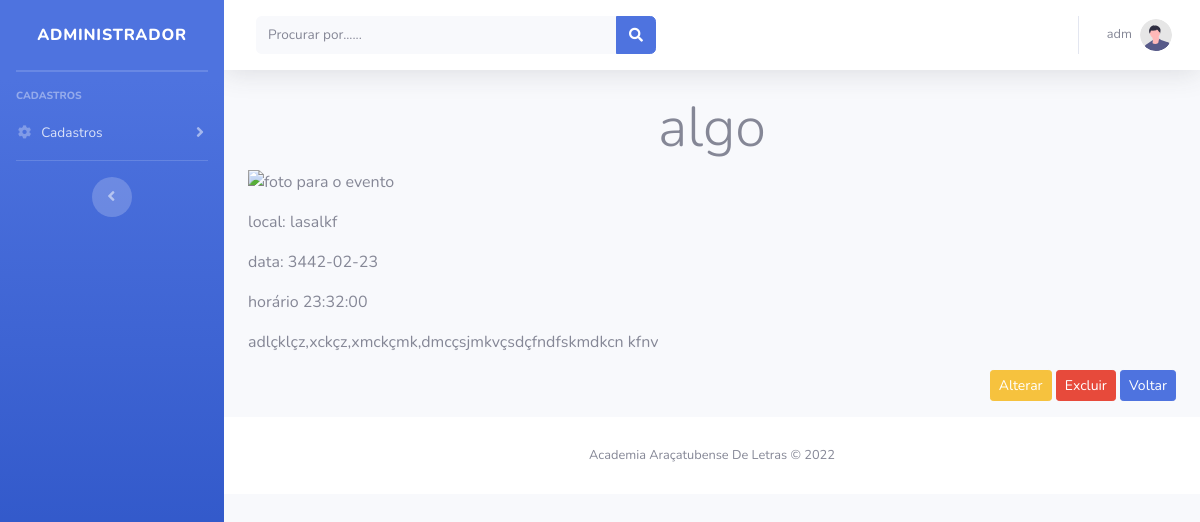
The app's page /modulos/eventos/visualizar.php?idEve=12 (signed in) with its own data.
### tables this page shows
CREATE TABLE `usuario` (
  `id` int(11) NOT NULL,
  `nome` varchar(150) NOT NULL,
  `email` varchar(100) NOT NULL,
  `telefone` bigint(20) NOT NULL,
  `senha` varchar(20) NOT NULL
);

CREATE TABLE `eventos` (
  `idEve` int(11) NOT NULL,
  `nomeEve` varchar(150) NOT NULL,
  `localEve` varchar(250) NOT NULL,
  `dataEve` date NOT NULL,
  `horaEve` time NOT NULL,
  `descricaoEve` varchar(300) NOT NULL,
  `imagemEve` varchar(200) NOT NULL
);

### config.php (called while the page is built, shortened)
<?php
    include_once path('funcoes/conexao.php');
    function arquivo($file)
    {
        return ROOT_PATH . $file;
    }
    function path($file)
    {
        return ROOT_DIR . '/' . $file;
    }
    function usuario()
    {
        $id = $_SESSION['usuario'];
        $sql = "SELECT * FROM usuario WHERE id = $id";
        $query = $GLOBALS['conexaoBanco']->query($sql);
        return $query->fetch();
    }

### funcoes/conexao.php (called while the page is built, shortened)
<?php
    function retornaDado($sql)
    {
        $pdo = $GLOBALS['conexaoBanco'];
        $resultado = $pdo->query($sql);
        return $resultado->fetch();
    }
?>

### modulos/eventos/visualizar.php (the view, shortened to what this page needs)
<!DOCTYPE html>
<html lang="pt-br">
<?php
include '../../config.php';
if (!empty($_GET['idEve'])) {
    $id = $_GET['idEve'];
}
$sql = 'SELECT * FROM eventos where idEve= ' . $id . ' ';
$evento = retornaDado($sql);
foreach (retornaDado($sql) as $row) {
    $id = $evento['idEve'];
    $nome = $evento['nomeEve'];
    $local = $evento['localEve'];
    $data = $evento['dataEve'];
    $hora = $evento['horaEve'];
    $descricao = $evento['descricaoEve'];
    $imagem = $evento['imagemEve'];
}
?>
<?php include_once path('template/head.php'); ?>
<body id="page-top">
    <div id="wrapper">
        <?php include_once path('template/sidebar.php'); ?>
        <div id="content-wrapper" class="d-flex flex-column">
            <div id="content">
                <?php include_once path('template/navbar.php'); ?>
                <div class="container-fluid">
                    <h1 class="display-4 text-center"><?= $evento['nomeEve'] ?></h1>
                    <img src="..." class="img-fluid" alt="foto para o evento">
                    <div class="text-left my-3 ">
                        <p>local: <?= $evento['localEve']?></p>
                        <p>data: <?= $evento['dataEve']?></p>
                        <p>horário <?= $evento['horaEve']?></p>
                    </div>
                    <div class="text-justify">
                        <p><?=$evento['descricaoEve']?></p>
                    </div>
                    <div class="text-right my-3">
                        <a class="btn btn-sm btn-warning" href="alterar.php?idEve=<?= $evento['idEve'] ?>">Alterar</a>
                        <a class="btn btn-sm btn-danger" href="delete.php?idEve=<?= $evento['idEve'] ?>." onclick="return confirm('Deseja realmente apagar o registro?')">Excluir</a>
                        <a class="btn btn-sm btn-primary " href="eventos.php?idEve=<?= $evento['idEve'] ?>">Voltar</a>
                    </div>
                </div>
                <footer class="sticky-footer bg-white">
                    <div class="container my-auto">
                        <div class="copyright text-center my-auto">
                            <span>Academia Araçatubense De Letras &copy; 2022</span>
                        </div>
                    </div>
                </footer>
            </div>
        </div>
</body>
</html>

### template/navbar.php (shortened to what this page needs)
<nav class="navbar navbar-expand navbar-light bg-white topbar mb-4 static-top shadow">
    <form class="d-none d-sm-inline-block form-inline mr-auto ml-md-3 my-2 my-md-0 mw-100 navbar-search">
        <div class="input-group">
            <input type="text" class="form-control bg-light border-0 small" placeholder="Procurar por......" aria-label="Search" aria-describedby="basic-addon2">
            <div class="input-group-append">
                <button class="btn btn-primary" type="button">
                    <i class="fas fa-search fa-sm"></i>
                </button>
            </div>
        </div>
    </form>
    <ul class="navbar-nav ml-auto">
        <li class="nav-item dropdown no-arrow">
            <a class="nav-link dropdown-toggle" href="#" id="userDropdown" role="button" data-toggle="dropdown" aria-haspopup="true" aria-expanded="false">
                <span class="mr-2 d-none d-lg-inline text-gray-600 small"><?= usuario()['nome'] ?></span>
                <img class="img-profile rounded-circle" src="<?= arquivo('img/undraw_profile.svg') ?>">
            </a>
        </li>
    </ul>
</nav>

### records on screen
usuario: nome "adm"
eventos: nomeEve "algo", localEve "lasalkf", dataEve "3442-02-23", horaEve "23:32:00", descricaoEve "adlçklçz,xckçz,xmckçmk,dmcçsjmkvçsdçfndfskmdkcn kfnv"
